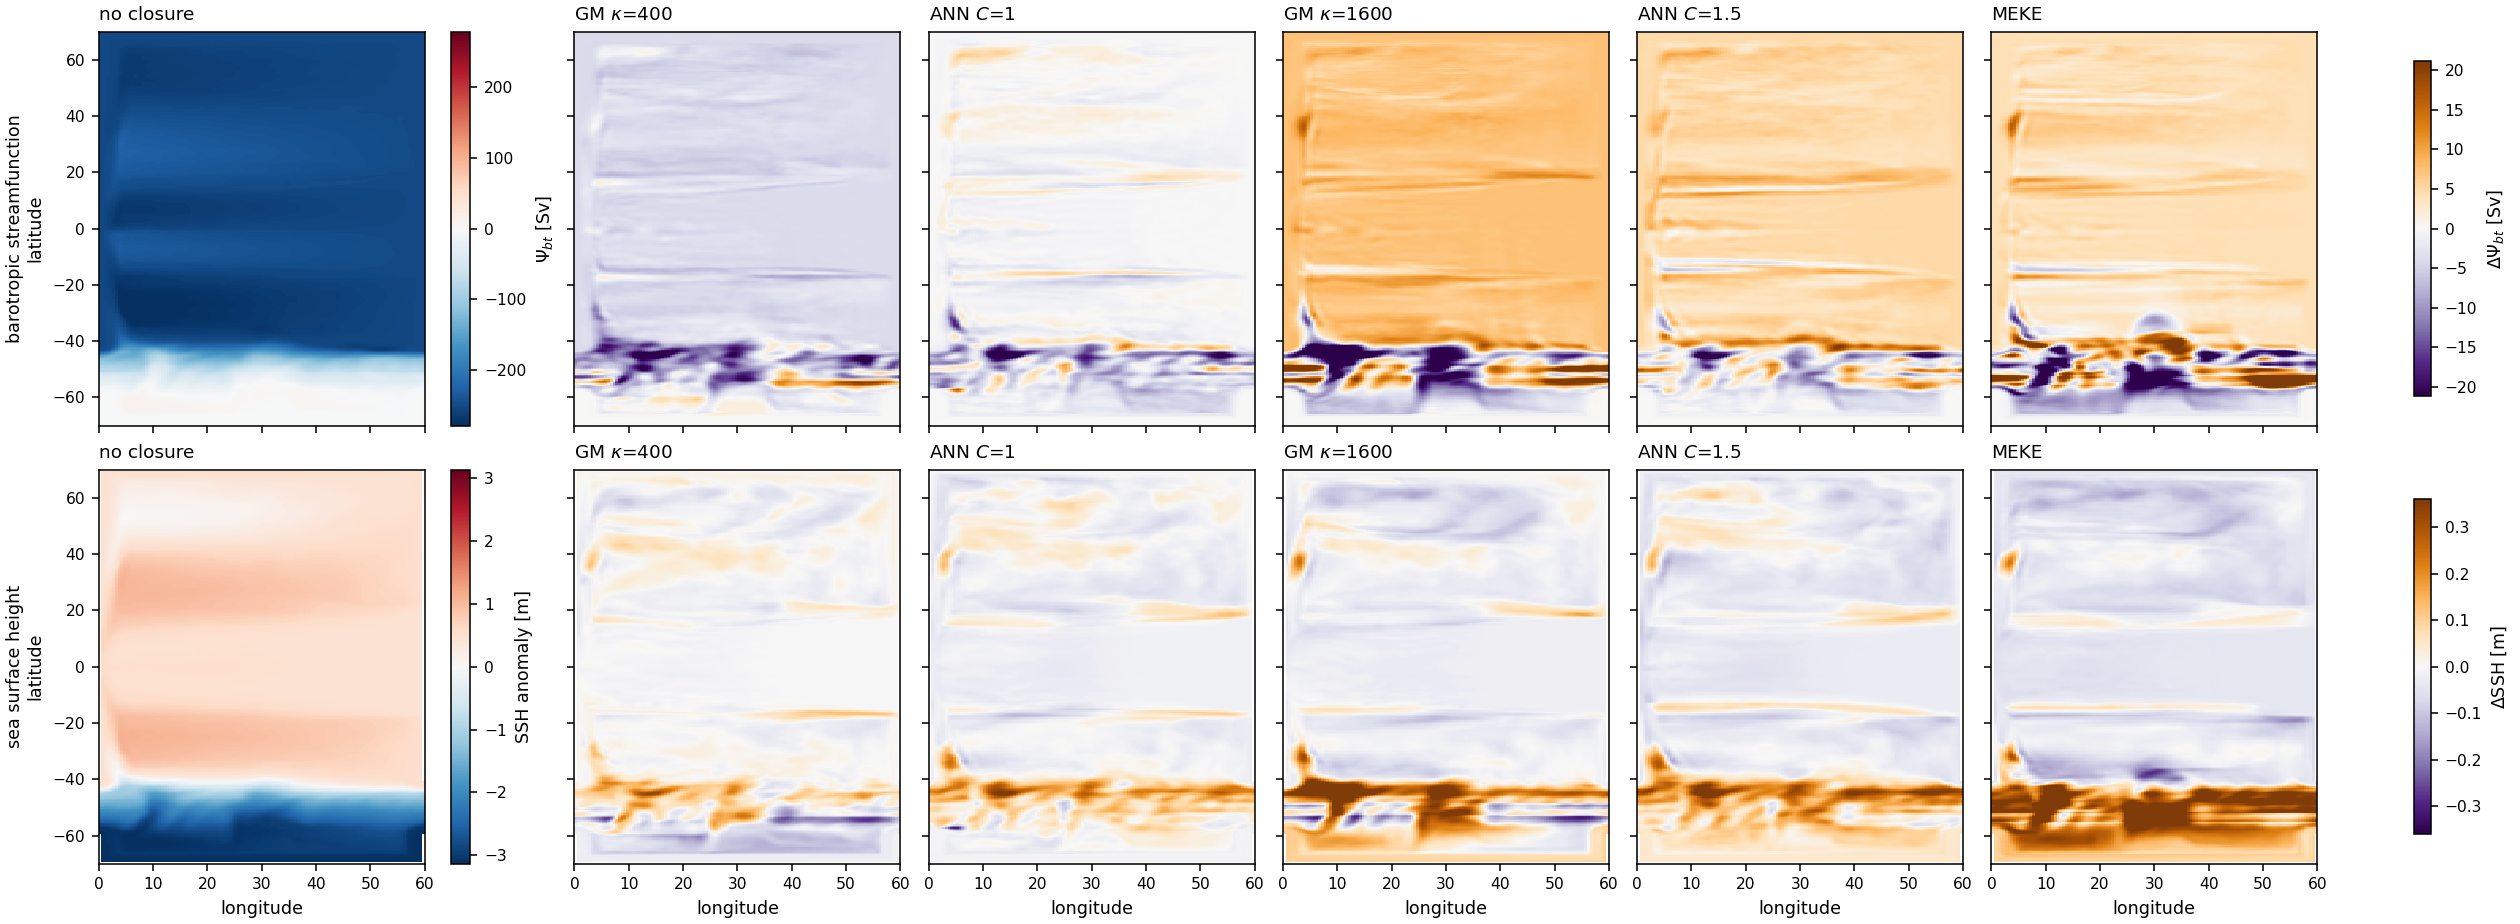

Here is the Python script that generated this plot:
"""Circulation response: barotropic streamfunction and SSH, for the NW2 Phase-1 set.

The energetics (APE/EKE) say how much a closure changes the energy reservoirs; these say what it
does to the CIRCULATION -- the gyres and the ACC-like channel jet that define this basin. Pavel's
NW2 analysis works in interface structure and SSH (his Fig S3 / Tables S2-S3 compare interface
depths along fixed longitudes against R32), so SSH here is directly comparable to what he reports;
the barotropic streamfunction is added because it is the standard diagnostic for a wind-driven
gyre + circumpolar-channel basin and makes the gyre response legible.

  Psi_bt(x,y) = -sum_{j'<=j} sum_k uh(i,j',k)      [m3/s -> Sv]
  SSH         = e(zi=0)                            [m]

Column 1 shows the unparameterized state (so the reader sees the circulation); the rest are
differences from it. ANN C=2 is omitted -- its first decade carries the thin-layer transient
diagnosed in nw2_spike_diagnosis.py."""
import numpy as np, xarray as xr, glob
import matplotlib; matplotlib.use("Agg"); import matplotlib.pyplot as plt

B = "/scratch/db194/mom6/jul2026_nw2"
NWIN = 5
ORDER = [("GM400", "GM $\\kappa$=400"), ("ANN_c1p0", "ANN $C$=1"),
         ("GM1600", "GM $\\kappa$=1600"), ("ANN_c1p5", "ANN $C$=1.5"), ("MEKE", "MEKE")]

def fields(run):
    fs = sorted(glob.glob(f"{B}/{run}/output/longmean_*.nc"))[-NWIN:]
    uh, ssh = [], []
    for f in fs:
        d = xr.open_dataset(f, decode_times=False)
        uh.append(np.nansum(d["uh"].mean("time").values, axis=0))   # depth-integrated zonal transport
        ssh.append(d["e"].mean("time").values[0])
        lat, lon = d["yh"].values, d["xh"].values
        d.close()
    U = np.mean(uh, axis=0)
    psi = -np.cumsum(U, axis=0) / 1e6                                # Sv, accumulate northward
    psi = 0.5 * (psi[:, :-1] + psi[:, 1:])                           # xq -> xh
    return psi, np.mean(ssh, axis=0), lat, lon

p0, s0, lat, lon = fields("bare")
res = {r: fields(r)[:2] for r, _ in ORDER}

print(f"{'run':<10}{'Psi range [Sv]':>18}{'d|Psi| rms [Sv]':>18}{'dSSH rms [m]':>14}{'dSSH mean [m]':>15}")
print(f"{'bare':<10}{f'{p0.min():.0f} .. {p0.max():.0f}':>18}{'-':>18}{'-':>14}{'-':>15}")
for r, lab in ORDER:
    p, s = res[r]
    print(f"{r:<10}{f'{p.min():.0f} .. {p.max():.0f}':>18}{np.nanstd(p-p0):>18.2f}"
          f"{np.nanstd(s-s0):>14.3f}{np.nanmean(s-s0):>15.3f}")

plt.rcParams.update({"font.size": 9, "axes.titlesize": 9.5, "axes.labelsize": 9,
                     "xtick.labelsize": 8, "ytick.labelsize": 8})
n = len(ORDER) + 1
fig, ax = plt.subplots(2, n, figsize=(3.0*n, 6.6), sharex=True, sharey=True, constrained_layout=True)
vp = np.nanpercentile(np.abs(p0), 99); vs = np.nanpercentile(np.abs(s0 - np.nanmean(s0)), 99)
q0 = ax[0, 0].pcolormesh(lon, lat, p0, cmap="RdBu_r", vmin=-vp, vmax=vp, shading="auto", rasterized=True)
plt.colorbar(q0, ax=ax[0, 0], label="$\\Psi_{bt}$ [Sv]")
r0 = ax[1, 0].pcolormesh(lon, lat, s0 - np.nanmean(s0), cmap="RdBu_r", vmin=-vs, vmax=vs, shading="auto", rasterized=True)
plt.colorbar(r0, ax=ax[1, 0], label="SSH anomaly [m]")
ax[0, 0].set_title("no closure", loc="left"); ax[1, 0].set_title("no closure", loc="left")

dp = np.nanpercentile(np.abs(np.stack([res[r][0]-p0 for r,_ in ORDER])), 99)
ds = np.nanpercentile(np.abs(np.stack([res[r][1]-s0 for r,_ in ORDER])), 99)
for j, (r, lab) in enumerate(ORDER, start=1):
    p, s = res[r]
    a0 = ax[0, j].pcolormesh(lon, lat, p-p0, cmap="PuOr_r", vmin=-dp, vmax=dp, shading="auto", rasterized=True)
    a1 = ax[1, j].pcolormesh(lon, lat, s-s0, cmap="PuOr_r", vmin=-ds, vmax=ds, shading="auto", rasterized=True)
    ax[0, j].set_title(lab, loc="left"); ax[1, j].set_title(lab, loc="left")
fig.colorbar(a0, ax=ax[0, 1:], shrink=0.85, label="$\\Delta\\Psi_{bt}$ [Sv]")
fig.colorbar(a1, ax=ax[1, 1:], shrink=0.85, label="$\\Delta$SSH [m]")
ax[0, 0].set_ylabel("barotropic streamfunction\nlatitude"); ax[1, 0].set_ylabel("sea surface height\nlatitude")
for a in ax[1]: a.set_xlabel("longitude")
png = "/home/db194/ANN-momentum-buoyancy-mesoscale/src/training-on-CM2.6/scripts/nw2_circulation.png"
fig.savefig(png, dpi=140); print("\nwrote", png)
